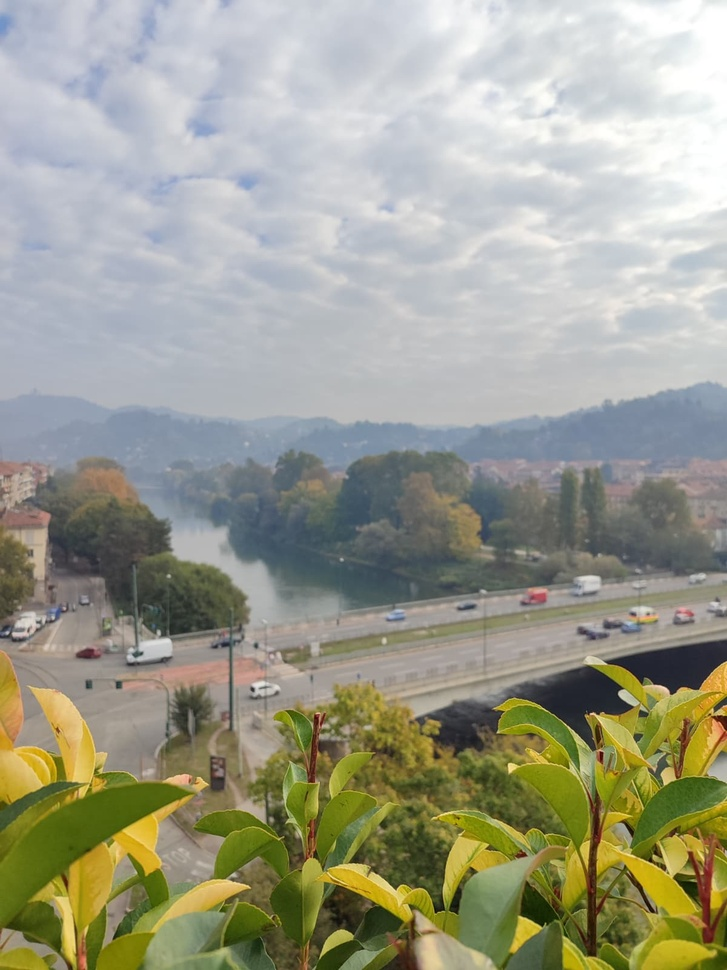
#> input picture input.jpg, 727 x 970 px, shrunk from 1200 x 1600 before the run
$ python pipeline.py
#> lines starting #> are read from the running program, lines starting #| are printed output that depends on the picture; after the words box and inside, x2 and y2 are one past the last pixel; in counts of white or black regions, pixels touching at a corner belong together
import cv2 as cv
import numpy as np
import matplotlib.pyplot as plt

# ۱. بارگذاری تصویر
img_bgr = cv.imread('input.jpg')
#> img_bgr is the input picture: shape (970, 727, 3); mean B, G, R 140.7, 157.6, 156.9
if img_bgr is None:
    raise FileNotFoundError("فایل input.jpg در مسیر پروژه پیدا نشد!")

img_gray = cv.cvtColor(img_bgr, cv.COLOR_BGR2GRAY)
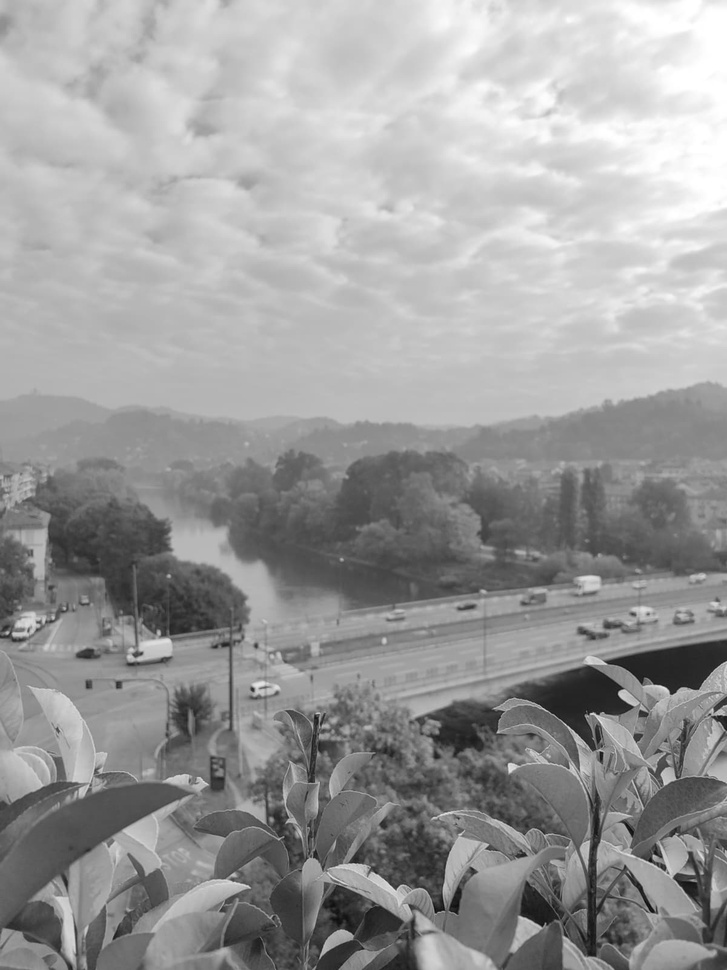
#> img_gray: shape (970, 727); min 7, max 255, mean 155.5
img_rgb = cv.cvtColor(img_bgr, cv.COLOR_BGR2RGB)
print(f"Image loaded. Shape: {img_bgr.shape}")
#| Image loaded. Shape: (970, 727, 3)

# ۲. شبیه‌سازی انکود و دکود در پایپ‌لاین
_, encoded_bytes = cv.imencode('.jpg', img_bgr, [cv.IMWRITE_JPEG_QUALITY, 85])
decoded_img = cv.imdecode(encoded_bytes, cv.IMREAD_COLOR)

# ۳. کشش کنتراست (Contrast Stretching)
r_min, r_max = np.min(img_gray), np.max(img_gray)
#> r_min = 7; r_max = 255
stretched_img = ((img_gray - r_min) / (r_max - r_min) * 255).astype(np.uint8)

# ۴. آستانه‌گذاری (Thresholding)
_, thresh_img = cv.threshold(img_gray, 127, 255, cv.THRESH_BINARY)
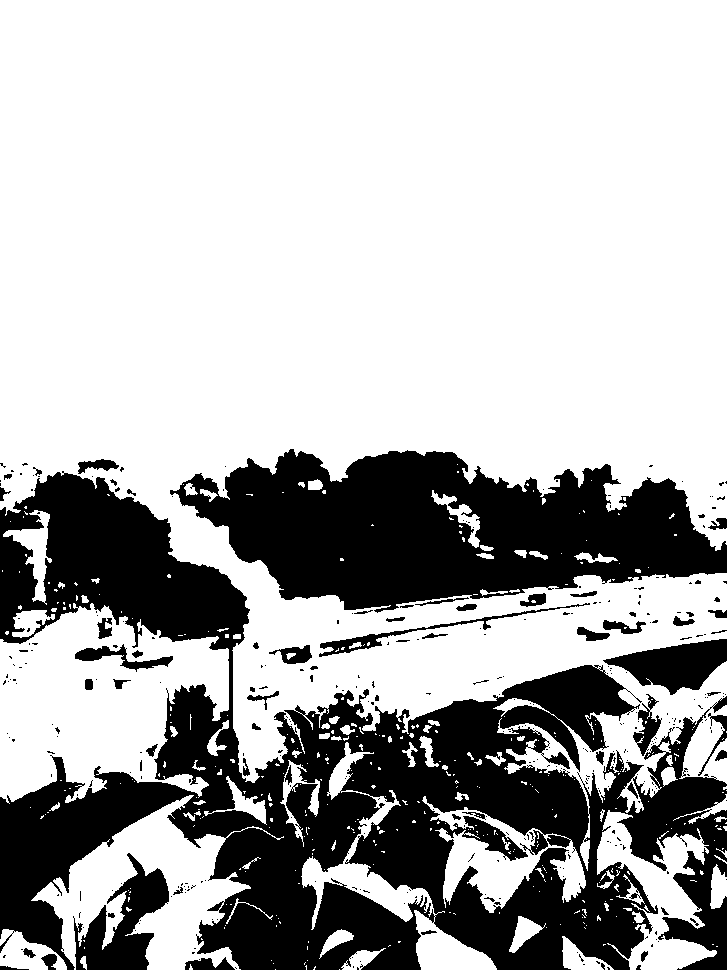
#> thresh_img: shape (970, 727); 69.7% white; 356 black regions (291 under 20 px), largest, box (x1, y1, x2, y2) and area: (0, 471, 727, 970) 140510, (170, 449, 727, 613) 55610, (73, 853, 169, 970) 5017

# ۵. تصویر نگاتیو (Negative Transformation)
negative_img = 255 - img_gray

# ۶. متعادل‌سازی هیستوگرام (Histogram Equalization)
equalized_img = cv.equalizeHist(img_gray)
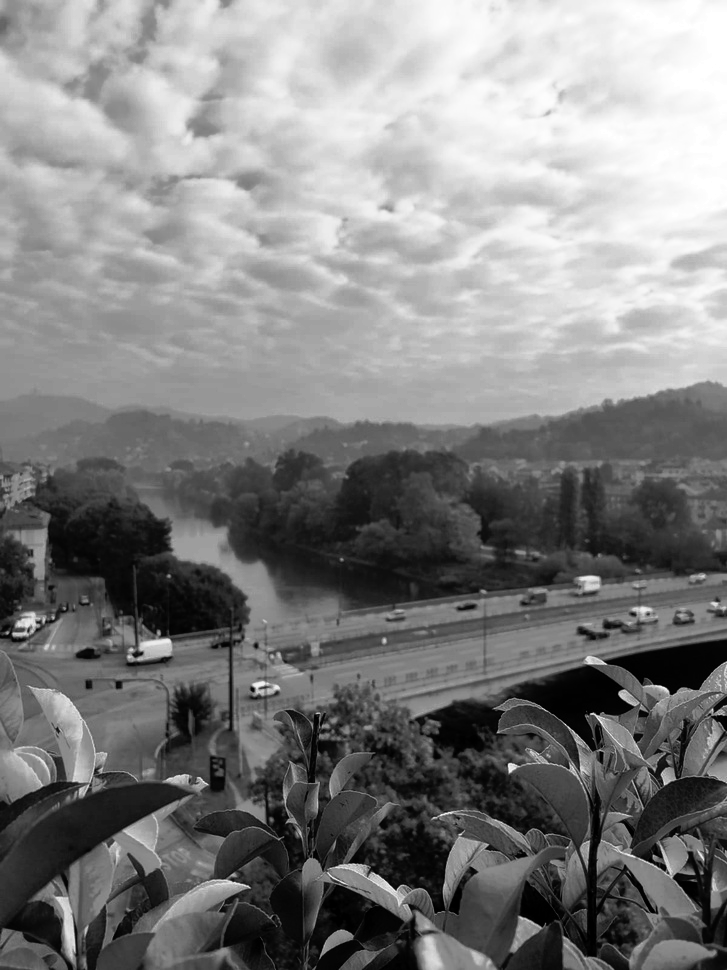
#> equalized_img: shape (970, 727); min 0, max 255, mean 128.3

# ۷. تصحیح گاما (Gamma Correction)
gamma = 0.5
table = np.array([((i / 255.0) ** gamma) * 255 for i in np.arange(0, 256)]).astype("uint8")
gamma_img = cv.LUT(img_gray, table)
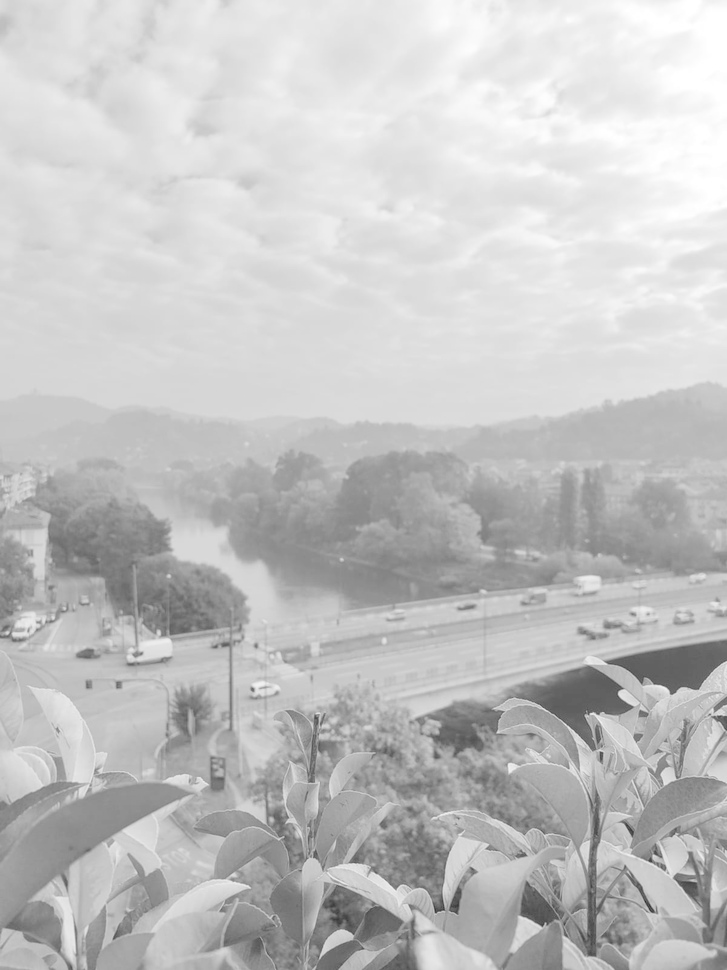
#> gamma_img: shape (970, 727); min 42, max 255, mean 195.4

# ۸. برش سطوح روشنایی (Intensity-Level Slicing)
slicing_img = img_gray.copy()
mask = (slicing_img >= 100) & (slicing_img <= 180)
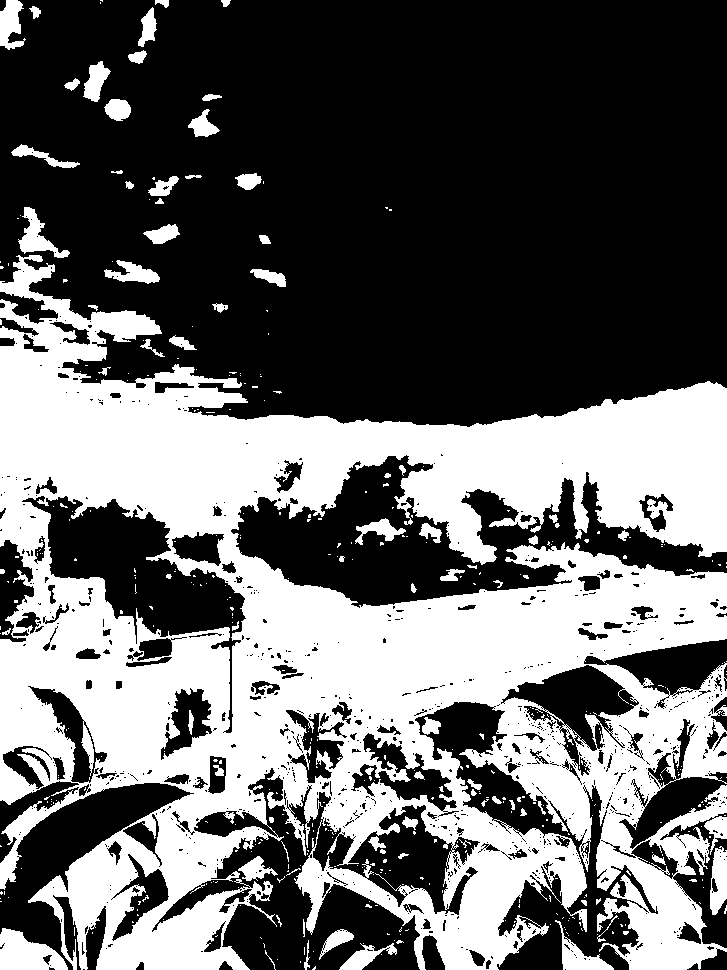
#> mask: shape (970, 727) bool; 40.2% white; 440 white regions (360 under 20 px), largest, box (x1, y1, x2, y2) and area: (0, 255, 727, 970) 266521, (0, 928, 68, 970) 1848, (18, 207, 70, 258) 940
slicing_img[mask] = 255
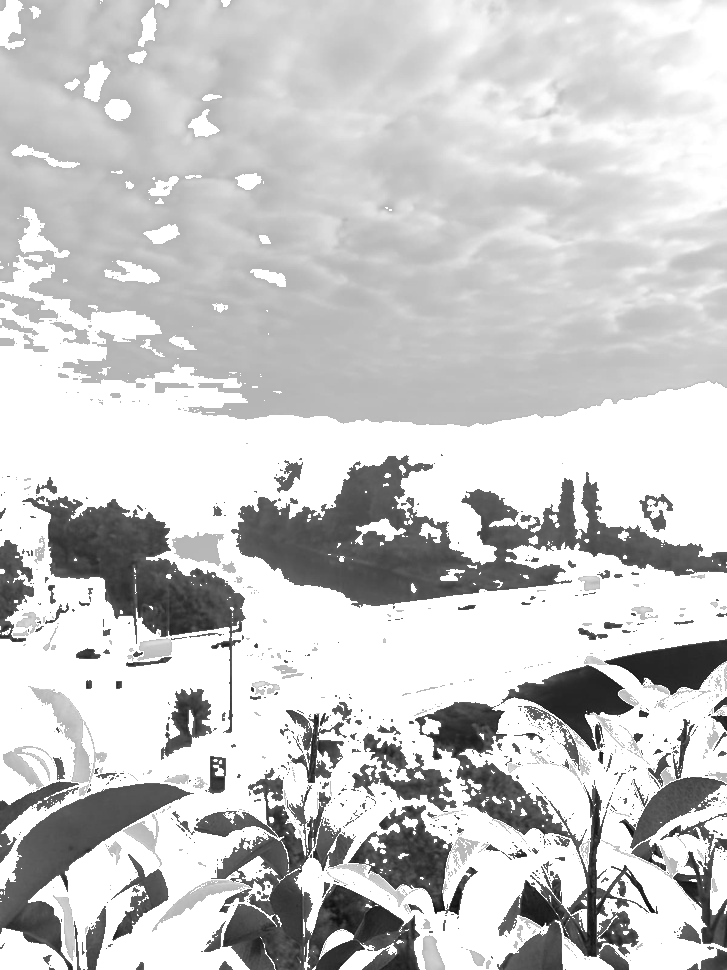
#> slicing_img: shape (970, 727); min 7, max 255, mean 201.1

# ۹. محاسبه هیستوگرام‌ها
hist_orig, _ = np.histogram(img_gray.ravel(), bins=256, range=[0, 256])
#> hist_orig = 256 values, max 8336 at index 180, min 0 at index 0, mean 2754.6
hist_equ, _ = np.histogram(equalized_img.ravel(), bins=256, range=[0, 256])
#> hist_equ = 256 values, max 8336 at index 150, min 0 at index 24, mean 2754.6

# ۱۰. مصورسازی و ذخیره خروجی
fig, axes = plt.subplots(3, 3, figsize=(14, 14))

axes[0, 0].imshow(img_rgb)
axes[0, 0].set_title("1. Original RGB")
axes[0, 0].axis('off')

axes[0, 1].imshow(img_gray, cmap='gray')
axes[0, 1].set_title("2. Grayscale Input")
axes[0, 1].axis('off')

axes[0, 2].imshow(stretched_img, cmap='gray')
axes[0, 2].set_title("3. Contrast Stretched")
axes[0, 2].axis('off')

axes[1, 0].imshow(equalized_img, cmap='gray')
axes[1, 0].set_title("4. Equalized (equalizeHist)")
axes[1, 0].axis('off')

axes[1, 1].imshow(negative_img, cmap='gray')
axes[1, 1].set_title("5. Negative Transformation")
axes[1, 1].axis('off')

axes[1, 2].imshow(gamma_img, cmap='gray')
axes[1, 2].set_title(f"6. Gamma Corrected (γ={gamma})")
axes[1, 2].axis('off')

axes[2, 0].imshow(slicing_img, cmap='gray')
axes[2, 0].set_title("7. Intensity Slicing")
axes[2, 0].axis('off')

axes[2, 1].bar(range(256), hist_orig, color='gray', width=1.0)
axes[2, 1].set_title("Hist: Original Gray")
axes[2, 1].set_xlim([0, 255])

axes[2, 2].bar(range(256), hist_equ, color='navy', width=1.0)
axes[2, 2].set_title("Hist: Equalized")
axes[2, 2].set_xlim([0, 255])

plt.tight_layout()
plt.savefig("pipeline_results.png", dpi=300)
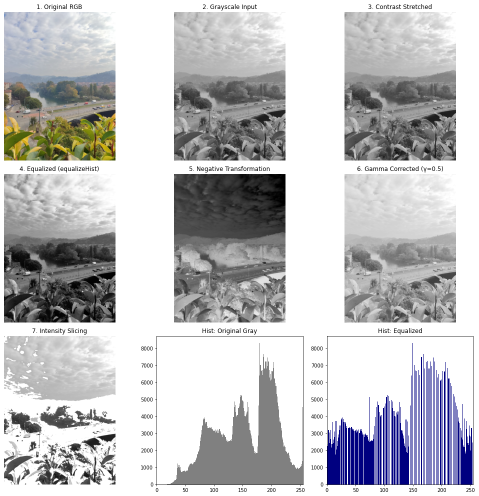
#> figure drawn by matplotlib, 9 panels; panel 8: tallest bar 8336 high, from x = 179.5 to 180.5; panel 9: tallest bar 8336 high, from x = 149.5 to 150.5
print("Pipeline executed successfully. Output saved to pipeline_results.png")
plt.show()
